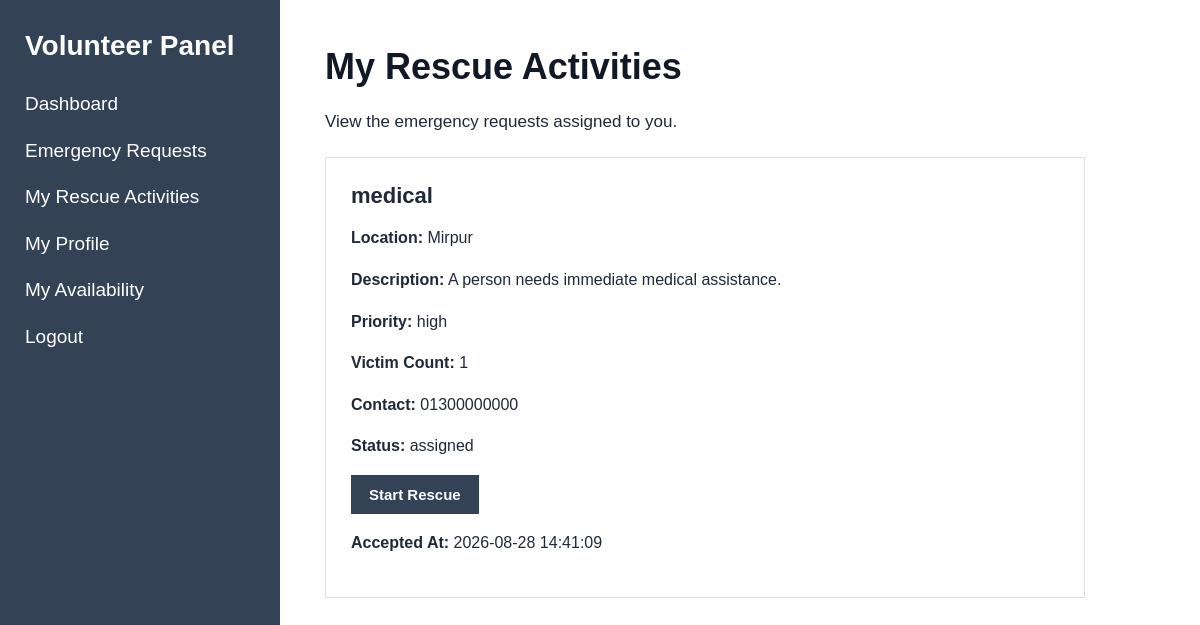
Before: /index.php?page=volunteer-activities (signed in) with the older database file.
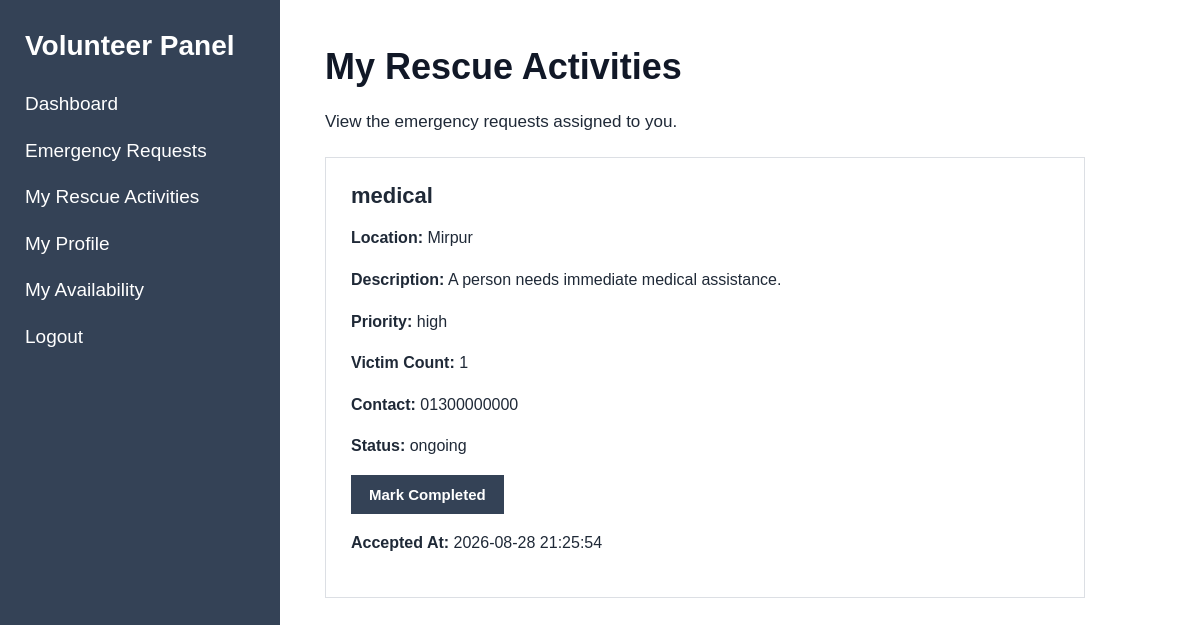
After: the same page with the newer database file.
### tables this page shows
CREATE TABLE `emergency_requests` (
  `id` int(11) NOT NULL,
  `help_seeker_id` int(11) NOT NULL,
  `emergency_type` varchar(50) NOT NULL,
  `location` varchar(255) NOT NULL,
  `description` text NOT NULL,
  `priority` enum('low','medium','high','critical') NOT NULL DEFAULT 'medium',
  `victim_type` enum('self','other') NOT NULL DEFAULT 'self',
  `victim_information` text DEFAULT NULL,
  `victim_count` int(11) NOT NULL DEFAULT 1,
  `contact_information` varchar(150) NOT NULL,
  `status` enum('pending','assigned','ongoing','completed','cancelled') NOT NULL DEFAULT 'pending',
  `created_at` timestamp NOT NULL DEFAULT current_timestamp(),
  `updated_at` timestamp NOT NULL DEFAULT current_timestamp() ON UPDATE current_timestamp(),
  `volunteer_id` int(11) DEFAULT NULL,
  `accepted_at` datetime DEFAULT NULL
);

### models/VolunteerModel.php (called while the page is built, shortened)
<?php
function getVolunteerActivities($conn, $volunteer_id)
{
    $sql = "SELECT *
            FROM emergency_requests
            WHERE volunteer_id = ?
            AND status IN ('assigned', 'ongoing', 'completed')
            ORDER BY accepted_at DESC";
    $stmt = mysqli_prepare($conn, $sql);
    mysqli_stmt_bind_param(
        $stmt,
        "i",
        $volunteer_id
    );
    mysqli_stmt_execute($stmt);
    $result = mysqli_stmt_get_result($stmt);
    $activities = [];
    while ($row = mysqli_fetch_assoc($result)) {
        $activities[] = $row;
    }
    return $activities;
}

### views/volunteer/activities.php (the view, shortened to what this page needs)
<?php
require_once "views/partials/header.php";
require_once "views/partials/sidebar.php";
require_once "models/VolunteerModel.php";
$volunteer_id = $_SESSION['user']['id'];
$activities = getVolunteerActivities(
    $conn,
    $volunteer_id
);
?>
<div class="content">
    <h1>My Rescue Activities</h1>
    <p>
        View the emergency requests assigned to you.
    </p>
    <?php if (empty($activities)): ?>
        <div class="card">
            <h3>No Rescue Activities</h3>
            <p>
                You currently have no assigned rescue activities.
            </p>
        </div>
    <?php else: ?>
        <?php foreach ($activities as $activity): ?>
            <div class="card">
                <h3>
                    <?php echo htmlspecialchars(
                        $activity['emergency_type']
                    ); ?>
                </h3>
                <p>
                    <strong>Location:</strong>
                    <?php echo htmlspecialchars(
                        $activity['location']
                    ); ?>
                </p>
                <p>
                    <strong>Description:</strong>
                    <?php echo htmlspecialchars(
                        $activity['description']
                    ); ?>
                </p>
                <p>
                    <strong>Priority:</strong>
                    <?php echo htmlspecialchars(
                        $activity['priority']
                    ); ?>
                </p>
                <p>
                    <strong>Victim Count:</strong>
                    <?php echo htmlspecialchars(
                        $activity['victim_count']
                    ); ?>
                </p>
                <p>
                    <strong>Contact:</strong>
                    <?php echo htmlspecialchars(
                        $activity['contact_information']
                    ); ?>
                </p>
                <p>
                    <strong>Status:</strong>
                    <?php echo htmlspecialchars(
                        $activity['status']
                    ); ?>
                </p>
                <?php if ($activity['status'] === 'assigned'): ?>
    <form method="POST" action="index.php?page=volunteer-update-status">
        <button type="submit">
            Start Rescue
        </button>
    </form>
<?php elseif ($activity['status'] === 'ongoing'): ?>
    <form method="POST" action="index.php?page=volunteer-update-status">
        <button type="submit">
            Mark Completed
        </button>
    </form>
<?php elseif ($activity['status'] === 'completed'): ?>
    <p>
        <strong>Rescue Completed</strong>
    </p>
<?php endif; ?>
                <p>
                    <strong>Accepted At:</strong>
                    <?php echo htmlspecialchars(
                        $activity['accepted_at']
                    ); ?>
                </p>
            </div>
        <?php endforeach; ?>
    <?php endif; ?>
</div>
<?php require_once "views/partials/footer.php"; ?>

Changed rows visible on the page:
changed emergency_requests "medical": status "assigned" → "ongoing"; accepted_at "2026-08-28 14:41:09" → "2026-08-28 21:25:54"; status "Start Rescue" → "Mark Completed"
